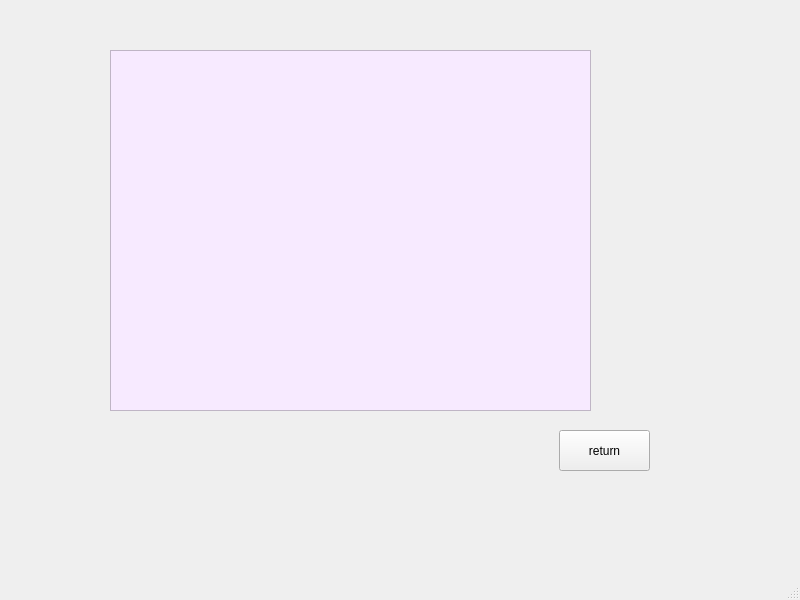
<?xml version="1.0" encoding="UTF-8"?>
<ui version="4.0">
 <class>RankWindow</class>
 <widget class="QMainWindow" name="RankWindow">
  <property name="geometry">
   <rect>
    <x>0</x>
    <y>0</y>
    <width>800</width>
    <height>600</height>
   </rect>
  </property>
  <property name="windowTitle">
   <string>MainWindow</string>
  </property>
  <widget class="QWidget" name="centralwidget">
   <widget class="QPushButton" name="pushButton">
    <property name="geometry">
     <rect>
      <x>559</x>
      <y>430</y>
      <width>91</width>
      <height>41</height>
     </rect>
    </property>
    <property name="text">
     <string>return</string>
    </property>
   </widget>
   <widget class="QTableView" name="tableView">
    <property name="geometry">
     <rect>
      <x>110</x>
      <y>50</y>
      <width>481</width>
      <height>361</height>
     </rect>
    </property>
    <property name="styleSheet">
     <string notr="true">background-color:rgb(247, 234, 255);
font:;
font: 75 11pt &quot;Aharoni&quot;;</string>
    </property>
   </widget>
  </widget>
  <widget class="QMenuBar" name="menubar">
   <property name="geometry">
    <rect>
     <x>0</x>
     <y>0</y>
     <width>800</width>
     <height>29</height>
    </rect>
   </property>
  </widget>
  <widget class="QStatusBar" name="statusbar"/>
 </widget>
 <resources/>
 <connections/>
</ui>
